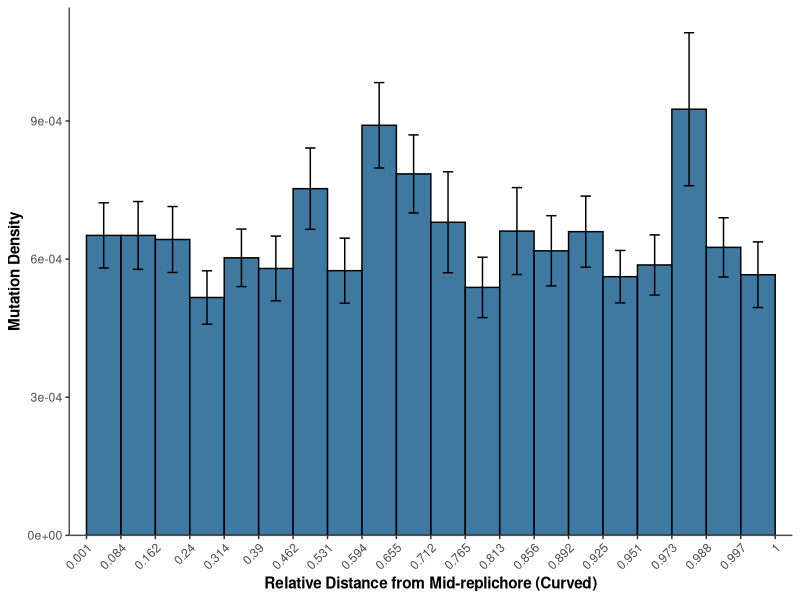
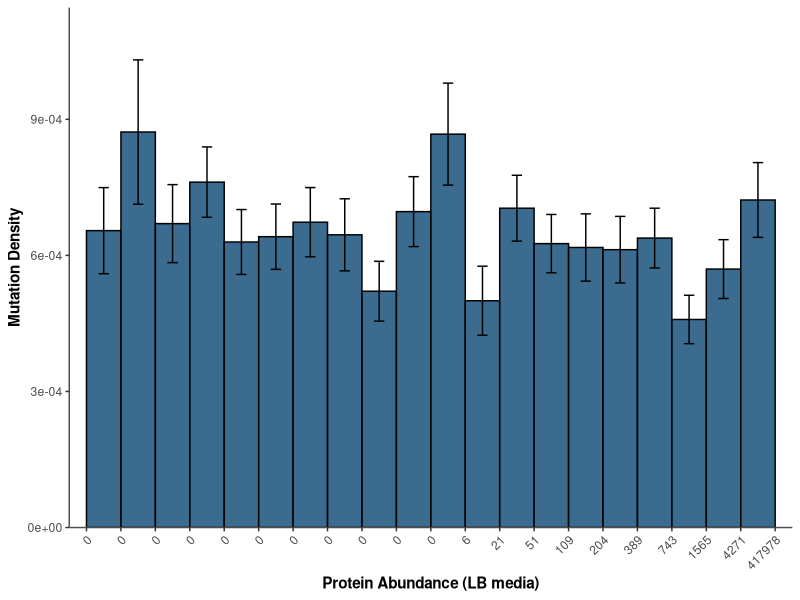

The R script that drew these images, in order:
library(ggplot2)
library(dplyr)
#import in relevant libraries

df <- read.csv("all_properties.csv", stringsAsFactors = FALSE)
#read in csv

y_var   <- "mutation_density"
y_label <- "Mutation Density"
#assigns mutation density as y variable, also the proper label for the axis

var_list <- list(
  list(x_var = "relative_distance_oscillating_cosine",   x_label = "Relative Distance from Mid-replichore (Curved)"),
  list(x_var = "protein_abundance_lb",                   x_label = "Protein Abundance (LB media)")
)
#makes list of x variable associated with their proper label for later cycling through

bar_colours <- c(
  "#1e6091", "#19537c"
)
#list of colours to cycle through

bar_outline <- "black"
bar_alpha   <- 0.85
n_bins       <- 20
label_digits <- 3
#setting up some setting for plotting later on

make_length_weighted_bins <- function(data, x_var, n_bins) {
  
  data <- data %>%
    filter(!is.na(.data[[x_var]]), !is.na(avg_length), !is.na(.data[[y_var]])) %>%
    arrange(.data[[x_var]])
  #sorts by x variable after removing NAs
  
  total_length  <- sum(data$avg_length)
  target_length <- total_length / n_bins
  #each bin should contain this much total sequence
  
  target_length
  total_length
  #prints the total and target length
  
  bin_id      <- integer(nrow(data))
  #stores bin assignment for each row
  current_bin <- 1L
  cumulative  <- 0
  
  for (k in seq_len(nrow(data))) {
    #loops through genes
    bin_id[k]  <- current_bin
    #assigns gene to current bin
    cumulative <- cumulative + data$avg_length[k]
    #adds gene length to running total for current bin
    if (cumulative >= target_length && current_bin < n_bins) {
      #if bin is full, move to the next bin
      current_bin <- current_bin + 1L
      cumulative  <- 0
      #rests the bin info
    }
  }
  
  data$bin <- bin_id
  #attaches bin label 
  
  bin_edges <- data %>%
    group_by(bin) %>%
    summarise(x_min = min(.data[[x_var]]),
              x_max = max(.data[[x_var]]),
              .groups = "drop")
  #for each bin finds minimun and maximum values
  
  breaks_vals <- c(bin_edges$x_min, tail(bin_edges$x_max, 1))
  #creates bin edge labels for lefts of bins + right of final bin 
  
  bin_summary <- data %>%
    group_by(bin) %>%
    summarise(
      mean_y = mean(.data[[y_var]]),
      se_y   = sd(.data[[y_var]]) / sqrt(n()),
      .groups = "drop"
    )
  #computes summary statistics for each bin to get the mean and standard error
  
  list(summary = bin_summary, breaks = breaks_vals)
}
#returns the summary statistics and bin broundaries

all_summaries <- lapply(var_list, function(v) {
  make_length_weighted_bins(df, v$x_var, n_bins)$summary
})
#applies the binning function to all the different variables

global_ymax <- max(sapply(all_summaries, function(s) {
  max(s$mean_y + s$se_y, na.rm = TRUE)
}))
#finds the global maximums for both mean and se from all variables

global_ymax <- global_ymax * 1.05
#adds 5% headroom above the tallest bar + error bar

make_plot <- function(x_var, x_label, bar_fill, bin_summary, breaks) {
  
  break_labels <- round(breaks, label_digits)
  #rounds the break labels to the pre-determined significangt figures
  
  ggplot(bin_summary, aes(x = bin, y = mean_y)) +
    geom_bar(
      stat   = "identity",
      fill   = bar_fill,
      colour = bar_outline,
      alpha  = bar_alpha,
      width  = 1
    ) +
    geom_errorbar(
      aes(ymin = mean_y - se_y, ymax = mean_y + se_y),
      #applies the error bars
      width     = 0.3,
      colour    = bar_outline,
      linewidth = 0.5
    ) +
    scale_x_continuous(
      breaks = c(seq_len(n_bins) - 0.5, n_bins + 0.5),
      labels = break_labels,
      #applies the break labels
      #aligns the bars with the labels
      expand = expansion(add = 0.5)
    ) +
    scale_y_continuous(
      limits = c(0, global_ymax),
      #applies the global y limit so all main bar graphs have the same y axis
      expand = expansion(mult = c(0, 0))
      #expand = 0 because limits already include headroom
    ) +
    labs(
      x = x_label,
      y = y_label
      #applies the proper labels 
    ) +
    theme_classic(base_size = 11) +
    theme(
      plot.title   = element_text(face = "bold", hjust = 0.5),
      plot.caption = element_text(colour = "grey50", size = 7),
      axis.title   = element_text(face = "bold"),
      axis.line    = element_line(colour = "grey30"),
      axis.text.x  = element_text(angle = 45, hjust = 1)
      #applies font sizes etc.
    )
}
#makes function for plotting

output_dir <- "figure_outputs"
if (!dir.exists(output_dir)) dir.create(output_dir)
#if output folder doesnt exit, create it

for (i in seq_along(var_list)) {
  #loop through x variables
  v         <- var_list[[i]]
  fill      <- bar_colours[[i]]
  binned    <- all_summaries[[i]]
  #retrieves information
  breaks    <- make_length_weighted_bins(df, v$x_var, n_bins)$breaks
  #re-use pre-computed summary but still need the break positions for axis labels
  
  p <- make_plot(v$x_var, v$x_label, fill, binned, breaks)
  #makes the plot
  
  fname <- paste0(output_dir, "/mutation_density_by_", v$x_var, ".png")
  ggsave(fname, plot = p, width = 8, height = 5, dpi = 300, bg = "white")
  #saves the plot
  message("Saved: ", fname)
}
